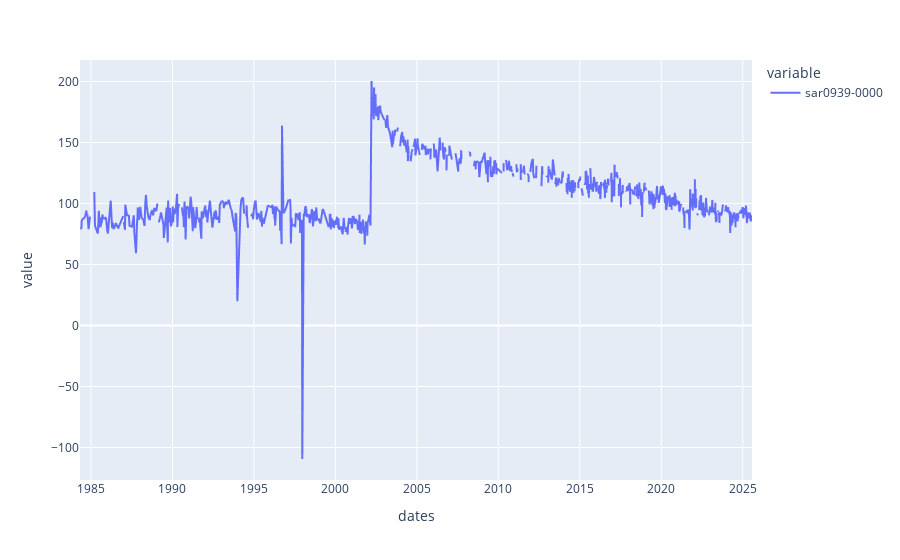

This figure's notebook cell:
### Code cell
df = pd.read_csv("data/sar0939/transect_time_series.csv")
df.dates = pd.to_datetime(df.dates)
df.set_index("dates", inplace=True)
(df["sar0939-0000"] - 93).plot()

### Figure 1 — Plotly figure (JSON) as saved in the notebook; plotly's stock layout.template omitted (floating-point values rounded to 4 significant figures; data arrays with more than 128 entries replaced by an {"elided": "..."} marker saying what was removed)
{"data": [{"hovertemplate": "variable=sar0939-0000<br>dates=%{x}<br>value=%{y}<extra></extra>", "legendgroup": "sar0939-0000", "line": {"color": "#636efa", "dash": "solid"}, "marker": {"symbol": "circle"}, "mode": "lines", "name": "sar0939-0000", "showlegend": true, "type": "scattergl", "x": {"elided": "1222 str values"}, "xaxis": "x", "y": {"elided": "1222 float values"}, "yaxis": "y"}], "layout": {"legend": {"title": {"text": "variable"}, "tracegroupgap": 0}, "margin": {"t": 60}, "xaxis": {"anchor": "y", "domain": [0.0, 1.0], "title": {"text": "dates"}}, "yaxis": {"anchor": "x", "domain": [0.0, 1.0], "title": {"text": "value"}}}}
